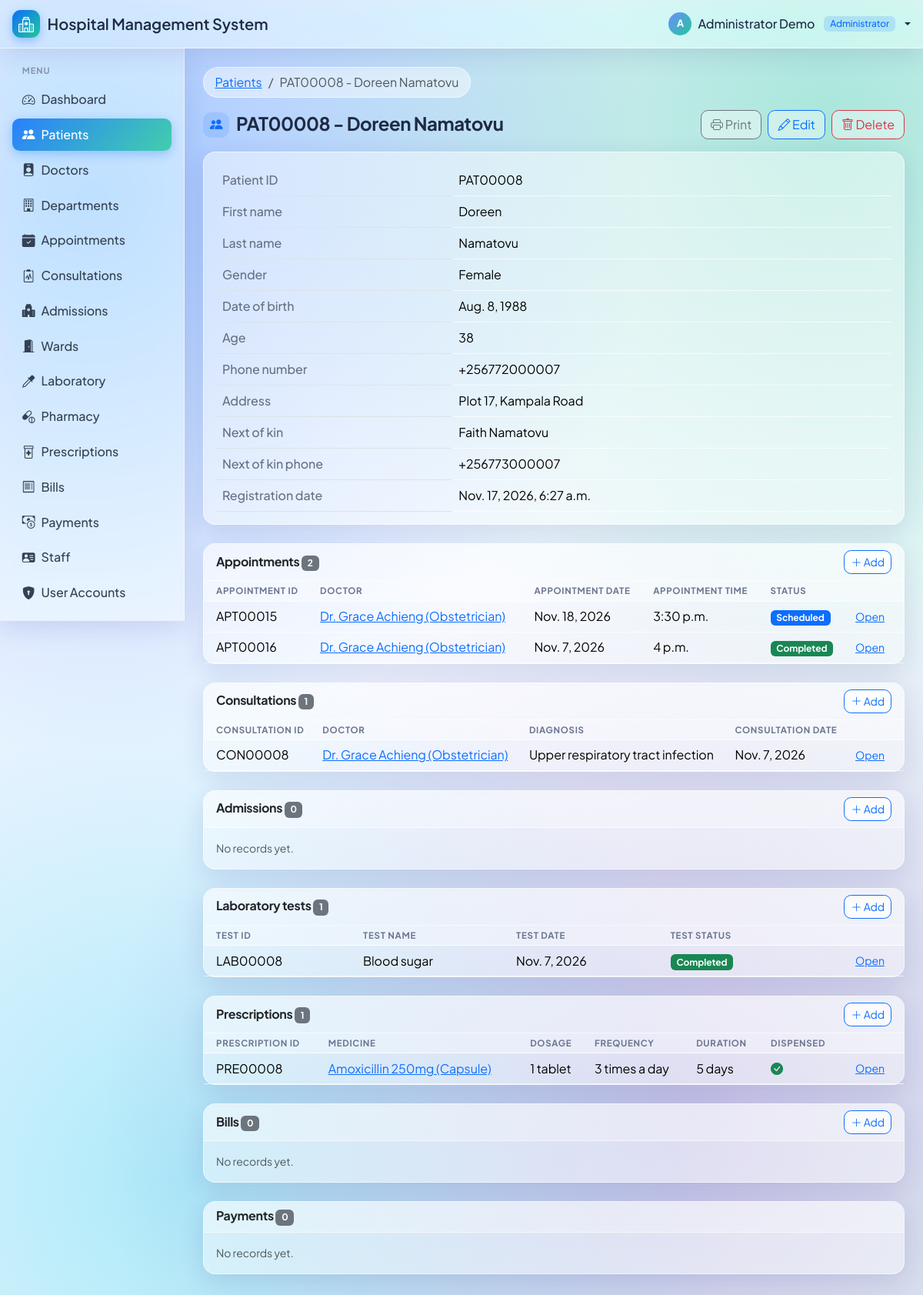
The app's page /patients/8/ (signed in) with its own data.
### accounts/models.py (models this page shows, shortened)
class User(AbstractUser):
    class Role(models.TextChoices):
        ADMINISTRATOR = "administrator", "Administrator"
        DOCTOR = "doctor", "Doctor"
        NURSE = "nurse", "Nurse"
        RECEPTIONIST = "receptionist", "Receptionist"
        LAB_TECHNICIAN = "lab_technician", "Laboratory technician"
        PHARMACIST = "pharmacist", "Pharmacist"
        ACCOUNTANT = "accountant", "Accountant"
    class AccountStatus(models.TextChoices):
        ACTIVE = "active", "Active"
        INACTIVE = "inactive", "Inactive"
        SUSPENDED = "suspended", "Suspended"
    email = models.EmailField(unique=True)
    role = models.CharField(max_length=20, choices=Role.choices, default=Role.RECEPTIONIST)
    account_status = models.CharField(
        max_length=10, choices=AccountStatus.choices, default=AccountStatus.ACTIVE
    )
    class Meta:
        db_table = "users"
        ordering = ["username"]

### patients/models.py (models this page shows, shortened)
class Patient(PersonMixin):
    first_name = models.CharField(max_length=60)
    last_name = models.CharField(max_length=60)
    gender = models.CharField(max_length=1, choices=Gender.choices)
    date_of_birth = models.DateField()
    phone_number = models.CharField(max_length=20)
    address = models.CharField(max_length=255)
    next_of_kin = models.CharField(max_length=120, help_text="Name of next of kin")
    next_of_kin_phone = models.CharField(max_length=20, blank=True)
    registration_date = models.DateTimeField(auto_now_add=True)
    class Meta:
        db_table = "patients"
        ordering = ["-registration_date"]
    @property
    def patient_id(self):
        return code("PAT", self.pk)
    @property
    def age(self):
        today = date.today()
        dob = self.date_of_birth
        return today.year - dob.year - ((today.month, today.day) < (dob.month, dob.day))
    def __str__(self):
        return f"{self.patient_id} - {self.full_name}"

### appointments/models.py (models this page shows, shortened)
class Appointment(models.Model):
    class Status(models.TextChoices):
        SCHEDULED = "scheduled", "Scheduled"
        CONFIRMED = "confirmed", "Confirmed"
        COMPLETED = "completed", "Completed"
        CANCELLED = "cancelled", "Cancelled"
        NO_SHOW = "no_show", "No show"
    patient = models.ForeignKey("patients.Patient", on_delete=models.CASCADE,
                                related_name="appointments")
    doctor = models.ForeignKey("doctors.Doctor", on_delete=models.PROTECT,
                               related_name="appointments")
    appointment_date = models.DateField()
    appointment_time = models.TimeField()
    reason = models.TextField("Reason for appointment")
    status = models.CharField(max_length=15, choices=Status.choices, default=Status.SCHEDULED)
    created_at = models.DateTimeField(auto_now_add=True)
    class Meta:
        db_table = "appointments"
        ordering = ["-appointment_date", "-appointment_time"]
    @property
    def appointment_id(self):
        return code("APT", self.pk)
    def get_absolute_url(self):
        return reverse("appointments:detail", args=[self.pk])

### consultations/models.py (models this page shows, shortened)
class Consultation(models.Model):
    patient = models.ForeignKey("patients.Patient", on_delete=models.CASCADE,
                                related_name="consultations")
    doctor = models.ForeignKey("doctors.Doctor", on_delete=models.PROTECT,
                               related_name="consultations")
    appointment = models.OneToOneField(
        "appointments.Appointment", on_delete=models.SET_NULL, null=True, blank=True,
        related_name="consultation",
    )
    symptoms = models.TextField()
    diagnosis = models.TextField()
    treatment = models.TextField()
    consultation_date = models.DateField(default=timezone.localdate)
    fee = models.DecimalField("Consultation fee", max_digits=12, decimal_places=2, default=0)
    class Meta:
        db_table = "consultations"
        ordering = ["-consultation_date", "-id"]
    @property
    def consultation_id(self):
        return code("CON", self.pk)
    def get_absolute_url(self):
        return reverse("consultations:detail", args=[self.pk])

### laboratory/models.py (models this page shows, shortened)
class LabTest(models.Model):
    class Status(models.TextChoices):
        REQUESTED = "requested", "Requested"
        IN_PROGRESS = "in_progress", "In progress"
        COMPLETED = "completed", "Completed"
        CANCELLED = "cancelled", "Cancelled"
    patient = models.ForeignKey("patients.Patient", on_delete=models.CASCADE,
                                related_name="lab_tests")
    doctor = models.ForeignKey("doctors.Doctor", on_delete=models.PROTECT,
                               related_name="lab_tests", help_text="Requesting doctor")
    test_name = models.CharField(max_length=150)
    test_date = models.DateField(default=timezone.localdate)
    test_result = models.TextField(blank=True)
    status = models.CharField("Test status", max_length=15, choices=Status.choices,
                              default=Status.REQUESTED)
    fee = models.DecimalField("Test fee", max_digits=12, decimal_places=2, default=0)
    class Meta:
        db_table = "laboratory_tests"
        ordering = ["-test_date", "-id"]
        verbose_name = "laboratory test"
    @property
    def test_id(self):
        return code("LAB", self.pk)
    def get_absolute_url(self):
        return reverse("laboratory:detail", args=[self.pk])

### pharmacy/models.py (models this page shows, shortened)
class Prescription(models.Model):
    patient = models.ForeignKey("patients.Patient", on_delete=models.CASCADE,
                                related_name="prescriptions")
    doctor = models.ForeignKey("doctors.Doctor", on_delete=models.PROTECT,
                               related_name="prescriptions")
    consultation = models.ForeignKey(
        "consultations.Consultation", on_delete=models.SET_NULL, null=True, blank=True,
        related_name="prescriptions",
    )
    medicine = models.ForeignKey(Medicine, on_delete=models.PROTECT, related_name="prescriptions")
    dosage = models.CharField(max_length=100, help_text="e.g. 500mg, 2 tablets")
    frequency = models.CharField(max_length=100, help_text="e.g. 3 times a day")
    duration = models.CharField(max_length=100, help_text="e.g. 5 days")
    quantity = models.PositiveIntegerField(default=1, help_text="Units to dispense")
    prescription_date = models.DateField(default=timezone.localdate)
    dispensed = models.BooleanField(default=False)
    class Meta:
        db_table = "prescriptions"
        ordering = ["-prescription_date", "-id"]
    @property
    def prescription_id(self):
        return code("PRE", self.pk)
    @transaction.atomic
    def dispense(self):
        """Reduce stock when the pharmacist dispenses the prescription."""
        if self.dispensed:
            raise ValidationError("Prescription already dispensed.")
        updated = Medicine.objects.filter(
            pk=self.medicine_id, quantity__gte=self.quantity
        ).update(quantity=F("quantity") - self.quantity)
        if not updated:
            raise ValidationError(f"Not enough {self.medicine.name} in stock.")
        self.dispensed = True
        self.save(update_fields=["dispensed"])
    def get_absolute_url(self):
        return reverse("pharmacy:prescription_detail", args=[self.pk])

### core/crud.py (the view)
        class DetailView(Base, generic.DetailView):
            template_name = "core/detail.html"
            def get_context_data(self, **kwargs):
                ctx = super().get_context_data(**kwargs)
                obj = self.object
                user = self.request.user
                ctx["fields"] = [(label_for(module.model, f), render_value(obj, f))
                                 for f in module.detail_fields]
                ctx["related"] = []
                for rel in module.related:
                    rel_qs = list(getattr(obj, rel.name).all()[:25])
                    rel_model = getattr(obj, rel.name).model
                    add_url = None
                    if rel.add_url and has_role(user, rel.add_roles):
                        add_url = f"{reverse(rel.add_url)}?{rel.param}={obj.pk}"
                    ctx["related"].append({
                        "title": rel.title,
                        "add_url": add_url,
                        "headers": [label_for(rel_model, c) for c in rel.columns],
                        "rows": [(r, [render_value(r, c) for c in rel.columns]) for r in rel_qs],
                    })
                ctx["actions"] = [
                    {"label": a.label, "url": a.url(obj), "icon": a.icon, "method": a.method,
                     "style": a.style, "confirm": a.confirm}
                    for a in module.actions if has_role(user, a.roles) and a.condition(obj)
                ]
                ctx["update_url"] = reverse(module.url_name("update"), args=[obj.pk])
                ctx["delete_url"] = reverse(module.url_name("delete"), args=[obj.pk])
                return ctx

### core/context_processors.py (called while the page is built)
def navigation(request):
    user = request.user
    items = []
    if user.is_authenticated:
        for module in sorted(REGISTRY, key=lambda m: m.order):
            if module.in_nav and module.can_view(user):
                url = reverse(module.url_name("list"))
                items.append({
                    "title": module.title,
                    "icon": module.icon,
                    "url": url,
                    "active": False,
                })
        matches = [i for i in items if request.path.startswith(i["url"])]
        if matches:
            max(matches, key=lambda i: len(i["url"]))["active"] = True
    return {"nav_items": items, "CURRENCY": settings.CURRENCY}

### core/crud.py (called while the page is built)
def label_for(model, name):
    try:
        return model._meta.get_field(name).verbose_name.capitalize()
    except FieldDoesNotExist:
        return name.replace("_", " ").capitalize().replace(" id", " ID")

def render_value(obj, name):
    display = getattr(obj, f"get_{name}_display", None)
    value = getattr(obj, name, None)
    if callable(value):
        value = value()
    if display and value in BADGES:
        return format_html('<span class="badge text-bg-{}">{}</span>', BADGES[value], display())
    if display:
        return display()
    if isinstance(value, bool):
        icon = "check-circle-fill text-success" if value else "x-circle text-muted"
        return format_html('<i class="bi bi-{}"></i>', icon)
    if isinstance(value, Decimal):
        return f"{value:,.2f}"
    if value is None or value == "":
        return mark_safe('<span class="text-muted">—</span>')
    if hasattr(value, "get_absolute_url"):
        return format_html('<a href="{}">{}</a>', value.get_absolute_url(), value)
    return value

    def url_name(self, action):
        return f"{self.namespace}:{self.prefix}{action}"

    def can_edit(self, user):
        return has_role(user, self.roles)

    def can_view(self, user):
        return has_role(user, self.view_roles)

    def context(self, view):
        user = view.request.user
        return {
            "module": self,
            "can_edit": self.can_edit(user),
            "list_url": reverse(self.url_name("list")),
            "create_url": reverse(self.url_name("create")),
        }

### core/models.py (called while the page is built)
def code(prefix, pk):
    return f"{prefix}{pk:05d}" if pk else "-"

    @property
    def full_name(self):
        return f"{self.first_name} {self.last_name}"

### doctors/models.py (called while the page is built)
    def get_absolute_url(self):
        return reverse("doctors:detail", args=[self.pk])

### templates/core/detail.html (shortened to what this page needs)
{% extends "base.html" %}
{% block content %}
<nav aria-label="breadcrumb" class="d-print-none">
  <ol class="breadcrumb">
    <li class="breadcrumb-item"><a href="{{ list_url }}">{{ module.title }}</a></li>
    <li class="breadcrumb-item active">{{ object }}</li>
  </ol>
</nav>
<div class="d-flex flex-wrap justify-content-between align-items-center gap-2 mb-3">
  <h1 class="h4 mb-0"><i class="bi bi-{{ module.icon }} text-primary"></i> {{ object }}</h1>
  <div class="d-flex flex-wrap gap-2 d-print-none">
    <button onclick="window.print()" class="btn btn-outline-secondary"><i class="bi bi-printer"></i> Print</button>
    {% if can_edit %}
      <a href="{{ update_url }}" class="btn btn-outline-primary"><i class="bi bi-pencil"></i> Edit</a>
      <a href="{{ delete_url }}" class="btn btn-outline-danger"><i class="bi bi-trash"></i> Delete</a>
    {% endif %}
  </div>
</div>
<div class="card shadow-sm mb-4">
  <div class="card-body">
    <table class="table detail-table mb-0">
      {% for label, value in fields %}
        <tr><th>{{ label }}</th><td style="white-space: pre-line;">{{ value }}</td></tr>
      {% endfor %}
    </table>
  </div>
</div>
{% for rel in related %}
<div class="card shadow-sm mb-4">
  <div class="card-header bg-white d-flex justify-content-between align-items-center">
    <h2 class="h6 mb-0">{{ rel.title }} <span class="badge text-bg-secondary">{{ rel.rows|length }}</span></h2>
    {% if rel.add_url %}
      <a href="{{ rel.add_url }}" class="btn btn-sm btn-outline-primary d-print-none"><i class="bi bi-plus-lg"></i> Add</a>
    {% endif %}
  </div>
  <div class="card-body p-0">
    {% if rel.rows %}
    <div class="table-responsive">
      <table class="table table-sm table-hover mb-0">
        <thead class="table-light"><tr>{% for h in rel.headers %}<th class="ps-3">{{ h }}</th>{% endfor %}<th></th></tr></thead>
        <tbody>
        {% for r, values in rel.rows %}
          <tr>
            {% for v in values %}<td class="ps-3">{{ v }}</td>{% endfor %}
            <td class="text-end pe-3"><a href="{{ r.get_absolute_url }}" class="btn btn-sm btn-link">Open</a></td>
          </tr>
        {% endfor %}
        </tbody>
      </table>
    </div>
    {% else %}
      <p class="text-muted small m-3">No records yet.</p>
    {% endif %}
  </div>
</div>
{% endfor %}
{% endblock %}

### templates/base.html (shortened to what this page needs)
{% load static %}<!doctype html>
<html lang="en">
<head>
  <link href="https://cdn.jsdelivr.net/npm/bootstrap@5.3.3/dist/css/bootstrap.min.css" rel="stylesheet">
  <link href="https://cdn.jsdelivr.net/npm/bootstrap-icons@1.11.3/font/bootstrap-icons.min.css" rel="stylesheet">
  <link href="{% static 'css/style.css' %}" rel="stylesheet">
</head>
<body>
{% if user.is_authenticated %}
<nav class="navbar glass-nav sticky-top px-3 d-print-none">
  <div class="d-flex align-items-center gap-2">
    <a class="navbar-brand fw-semibold" href="{% url 'core:dashboard' %}">
      <span class="brand-mark"><i class="bi bi-hospital"></i></span>
      <span class="brand-text">Hospital<span class="d-none d-sm-inline"> Management System</span></span>
    </a>
  </div>
  <div class="dropdown">
    <a class="nav-user text-decoration-none dropdown-toggle" href="#" data-bs-toggle="dropdown">
      <span class="avatar avatar-sm">{{ user.get_full_name|default:user.username|slice:":1"|upper }}</span>
      <span class="d-none d-md-inline">{{ user.get_full_name|default:user.username }}</span>
      <span class="badge role-badge ms-1 d-none d-sm-inline">{{ user.get_role_display }}</span>
    </a>
  </div>
</nav>
<div class="d-flex">
  <aside class="offcanvas-lg offcanvas-start sidebar glass-sidebar d-print-none" id="sidebar" tabindex="-1">
    <nav class="nav flex-column p-3 w-100">
      <div class="nav-section">Menu</div>
      <a class="nav-link {% if request.path == '/' %}active{% endif %}" href="{% url 'core:dashboard' %}">
        <i class="bi bi-speedometer2"></i> Dashboard
      </a>
      {% for item in nav_items %}
        <a class="nav-link {% if item.active %}active{% endif %}" href="{{ item.url }}">
          <i class="bi bi-{{ item.icon }}"></i> {{ item.title }}
        </a>
      {% endfor %}
    </nav>
  </aside>
  <main class="flex-grow-1 p-3 p-md-4 main-content">
    {% block content %}{% endblock %}
  </main>
</div>
{% else %}
  {% block auth_content %}{% endblock %}
{% endif %}
</body>
</html>

### records on screen
User: get_full_name "A", get_full_name "Administrator Demo", role "Administrator"
Patient: id+first_name+last_name "PAT00008 - Doreen Namatovu", fields "Doreen" "Namatovu" "Aug. 8, 1988" "+256772000007" "Plot 17, Kampala Road" "Faith Namatovu" "+256773000007" "Nov. 17, 2026, 6:27 a.m."
Appointment: values "APT00015" "Dr. Grace Achieng (Obstetrician)" "Nov. 18, 2026" "3:30 p.m." "Scheduled"
Appointment: values "APT00016" "Dr. Grace Achieng (Obstetrician)" "Nov. 7, 2026" "4 p.m." "Completed"
Consultation: values "CON00008" "Dr. Grace Achieng (Obstetrician)" "Upper respiratory tract infection" "Nov. 7, 2026"
LabTest: values "LAB00008" "Blood sugar" "Nov. 7, 2026" "Completed"
Prescription: values "PRE00008" "Amoxicillin 250mg (Capsule)" "1 tablet" "3 times a day" "5 days"

### other values on screen
{{ item.title }} "Patients" "Doctors" "Departments" "Appointments" "Consultations" "Admissions" "Wards" "Laboratory" "Pharmacy" "Prescriptions" "Bills" "Payments" "Staff" "User Accounts"
{{ module.title }} "Patients"
{{ label }} "Patient ID" "First name" "Last name" "Gender" "Date of birth" "Age" "Phone number" "Address" "Next of kin" "Next of kin phone" "Registration date"
{{ value }} "PAT00008" "Female" "38"
{{ rel.title }} "Appointments" "Consultations" "Admissions" "Laboratory tests" "Prescriptions" "Bills" "Payments"
{{ rel.rows|length }} "2" "1" "0" "1" "1" "0" "0"
{{ h }} "APPOINTMENT ID" "DOCTOR" "APPOINTMENT DATE" "APPOINTMENT TIME" "STATUS" "CONSULTATION ID" "DOCTOR" "DIAGNOSIS" "CONSULTATION DATE" "TEST ID" "TEST NAME" "TEST DATE" "TEST STATUS" "PRESCRIPTION ID" "MEDICINE" "DOSAGE" "FREQUENCY" "DURATION" "DISPENSED"
